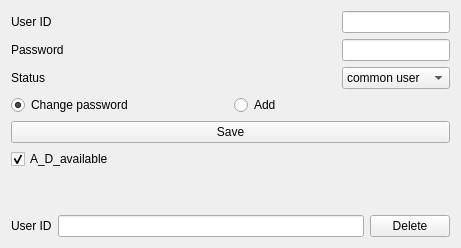
      <widget class="QWidget" name="tabUser">
       <attribute name="title">
        <string>User</string>
       </attribute>
       <layout class="QVBoxLayout" name="verticalLayout_7">
        <item>
         <layout class="QHBoxLayout" name="horizontalLayout_23">
          <item>
           <widget class="QLabel" name="label_26">
            <property name="minimumSize">
             <size>
              <width>325</width>
              <height>0</height>
             </size>
            </property>
            <property name="text">
             <string>User ID</string>
            </property>
           </widget>
          </item>
          <item>
           <widget class="QLineEdit" name="lineEditUserID"/>
          </item>
         </layout>
        </item>
        <item>
         <layout class="QHBoxLayout" name="horizontalLayout_41">
          <item>
           <widget class="QLabel" name="label_27">
            <property name="minimumSize">
             <size>
              <width>325</width>
              <height>0</height>
             </size>
            </property>
            <property name="text">
             <string>Password</string>
            </property>
           </widget>
          </item>
          <item>
           <widget class="QLineEdit" name="lineEditUserPasswrd"/>
          </item>
         </layout>
        </item>
        <item>
         <layout class="QHBoxLayout" name="horizontalLayout_42">
          <item>
           <widget class="QLabel" name="label_28">
            <property name="minimumSize">
             <size>
              <width>325</width>
              <height>0</height>
             </size>
            </property>
            <property name="text">
             <string>Status</string>
            </property>
           </widget>
          </item>
          <item>
           <widget class="QComboBox" name="comboBoxUserStatus">
            <item>
             <property name="text">
              <string>common user</string>
             </property>
            </item>
            <item>
             <property name="text">
              <string>admin</string>
             </property>
            </item>
           </widget>
          </item>
         </layout>
        </item>
        <item>
         <layout class="QHBoxLayout" name="horizontalLayout_16">
          <item>
           <widget class="QRadioButton" name="radioButtonUserChangePasswrd">
            <property name="text">
             <string>Change password</string>
            </property>
            <property name="checked">
             <bool>true</bool>
            </property>
           </widget>
          </item>
          <item>
           <widget class="QRadioButton" name="radioButtonUserAdd">
            <property name="text">
             <string>Add</string>
            </property>
           </widget>
          </item>
         </layout>
        </item>
        <item>
         <widget class="QPushButton" name="pushButtonUserSave">
          <property name="text">
           <string>Save</string>
          </property>
         </widget>
        </item>
        <item>
         <widget class="QCheckBox" name="checkBox_A_D_available">
          <property name="layoutDirection">
           <enum>Qt::LeftToRight</enum>
          </property>
          <property name="text">
           <string>A_D_available</string>
          </property>
          <property name="checked">
           <bool>true</bool>
          </property>
         </widget>
        </item>
        <item>
         <spacer name="verticalSpacer_4">
          <property name="orientation">
           <enum>Qt::Vertical</enum>
          </property>
          <property name="sizeHint" stdset="0">
           <size>
            <width>20</width>
            <height>40</height>
           </size>
          </property>
         </spacer>
        </item>
        <item>
         <layout class="QHBoxLayout" name="horizontalLayout_43">
          <item>
           <widget class="QLabel" name="labelDeleteUser">
            <property name="minimumSize">
             <size>
              <width>0</width>
              <height>0</height>
             </size>
            </property>
            <property name="text">
             <string>User ID</string>
            </property>
           </widget>
          </item>
          <item>
           <widget class="QLineEdit" name="lineEditDeleteUser"/>
          </item>
          <item>
           <widget class="QPushButton" name="pushButtonDeleteUser">
            <property name="text">
             <string>Delete</string>
            </property>
           </widget>
          </item>
         </layout>
        </item>
       </layout>
      </widget>
